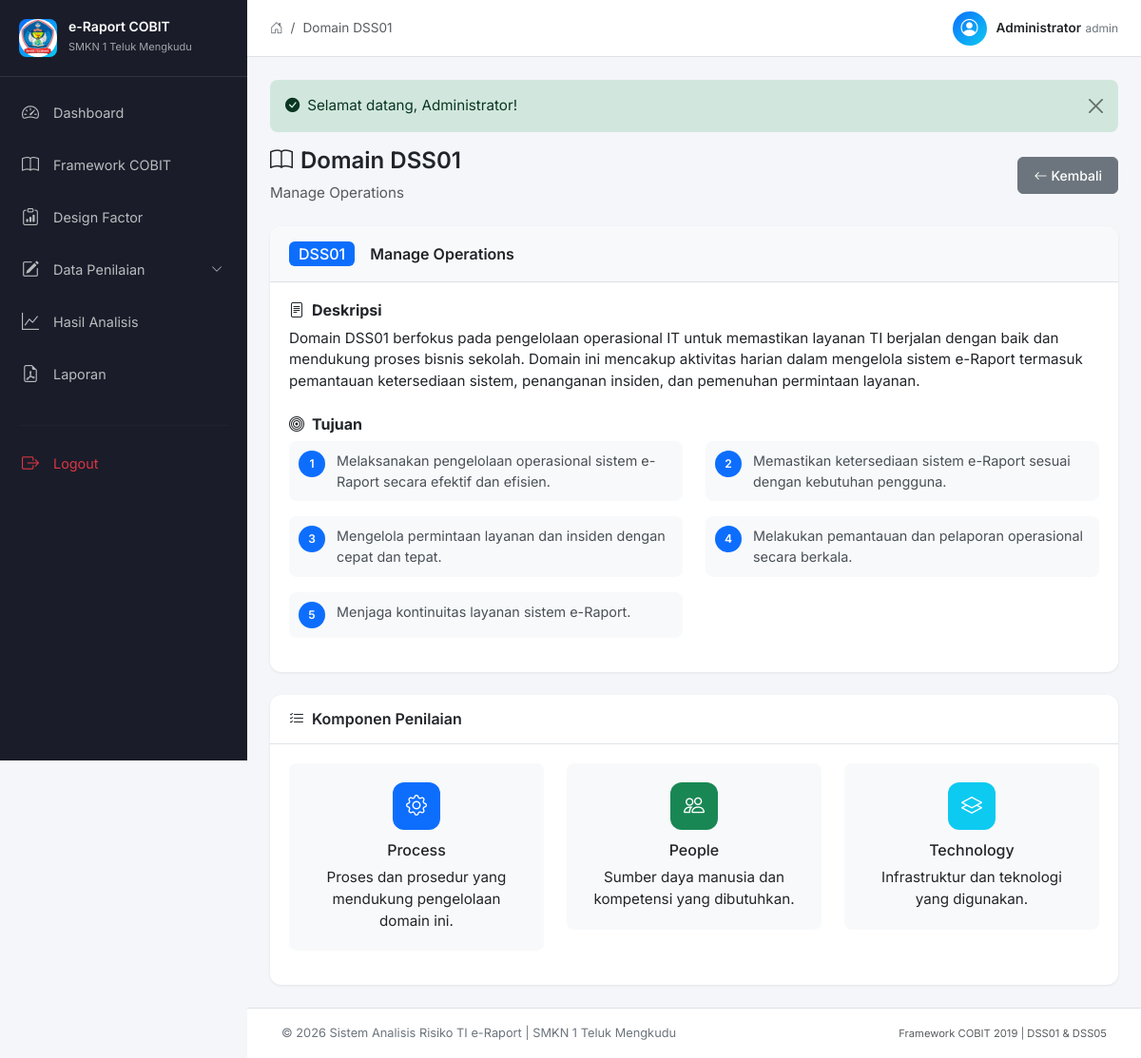
/framework/domain?kode=DSS01 (signed in), run on the app's committed database.
### tables this page shows
CREATE TABLE processes (
    id INT PRIMARY KEY AUTO_INCREMENT,
    kode_domain VARCHAR(10) NOT NULL,
    nama_domain VARCHAR(100) NOT NULL,
    deskripsi TEXT NOT NULL,
    tujuan TEXT NOT NULL,
    aktif TINYINT(1) DEFAULT 1,
    created_at TIMESTAMP DEFAULT CURRENT_TIMESTAMP
);

### controllers/FrameworkController.php (called while the page is built, shortened)
<?php
require_once __DIR__ . '/../models/Process.php';
class FrameworkController {
    private Process $processModel;
    public function __construct() {
        $this->processModel = new Process();
    }
    public function domain(): void {
        $kode = $_GET['kode'] ?? '';
        $process = $this->processModel->getByCode($kode);
        $tujuanList = explode("\n", $process['tujuan']);
        $data = [
            'title' => 'Domain ' . $process['kode_domain'],
            'process' => $process,
            'tujuanList' => $tujuanList
        ];
        view("framework/domain", $data);
    }
}

### config/database.php (called while the page is built, shortened)
<?php
class Database {
    private static ?PDO $instance = null;
    public static function getInstance(): PDO {
        if (self::$instance === null) {
            try {
                $dsn = "mysql:host=" . DB_HOST . ";dbname=" . DB_NAME . ";charset=utf8mb4";
                self::$instance = new PDO($dsn, DB_USERNAME, DB_PASSWORD, [
                    PDO::ATTR_ERRMODE => PDO::ERRMODE_EXCEPTION,
                    PDO::ATTR_DEFAULT_FETCH_MODE => PDO::FETCH_ASSOC,
                    PDO::ATTR_EMULATE_PREPARES => false,
                ]);
            } catch (PDOException $e) {
                die("Koneksi database gagal: " . $e->getMessage());
            }
        }
        return self::$instance;
    }
}
function db(): PDO {
    return Database::getInstance();
}

### models/Process.php (called while the page is built, shortened)
<?php
require_once __DIR__ . '/../helpers/functions.php';
class Process {
    private PDO $db;
    public function __construct() {
        $this->db = db();
    }
    public function getByCode(string $kodeDomain) {
        $stmt = $this->db->prepare("SELECT * FROM processes WHERE kode_domain = ? LIMIT 1");
        $stmt->execute([$kodeDomain]);
        return $stmt->fetch();
    }
}

### views/framework/domain.php (the view, shortened to what this page needs)
<div class="page-header">
    <div class="row align-items-center">
        <div class="col">
            <h4 class="page-title">
                <i class="bi bi-book me-2"></i>Domain <?= sanitize($process['kode_domain']) ?>
            </h4>
            <p class="text-muted mb-0"><?= sanitize($process['nama_domain']) ?></p>
        </div>
        <div class="col-auto">
            <a href="<?= BASE_URL ?>/framework" class="btn btn-secondary btn-sm">
                <i class="bi bi-arrow-left me-1"></i>Kembali
            </a>
        </div>
    </div>
</div>
<div class="row g-4 mb-4">
    <div class="col-12">
        <div class="content-card">
            <div class="content-card-header d-flex align-items-center">
                <span class="badge bg-primary fs-6 me-3"><?= sanitize($process['kode_domain']) ?></span>
                <h5 class="mb-0"><?= sanitize($process['nama_domain']) ?></h5>
            </div>
            <div class="content-card-body">
                <h6 class="fw-bold"><i class="bi bi-file-text me-2"></i>Deskripsi</h6>
                <p class="mb-4"><?= sanitize($process['deskripsi']) ?></p>
                <h6 class="fw-bold"><i class="bi bi-bullseye me-2"></i>Tujuan</h6>
                <div class="row">
                    <?php foreach ($tujuanList as $i => $tujuan):
                        $cleanTujuan = preg_replace('/^\d+\.\s*/', '', trim($tujuan));
                    ?>
                    <div class="col-md-6 mb-3">
                        <div class="tujuan-item">
                            <div class="tujuan-number"><?= $i + 1 ?></div>
                            <div class="tujuan-text"><?= sanitize($cleanTujuan) ?></div>
                        </div>
                    </div>
                    <?php endforeach; ?>
                </div>
            </div>
        </div>
    </div>
</div>
<div class="row g-4">
    <div class="col-12">
        <div class="table-card">
            <div class="table-header">
                <h5><i class="bi bi-list-check me-2"></i>Komponen Penilaian</h5>
            </div>
            <div class="content-card-body">
                <div class="row">
                    <div class="col-md-4 mb-3">
                        <div class="komponen-card">
                            <div class="komponen-icon bg-primary">
                                <i class="bi bi-gear"></i>
                            </div>
                            <h6>Process</h6>
                                Proses dan prosedur yang mendukung pengelolaan domain ini.
                        </div>
                    </div>
                    <div class="col-md-4 mb-3">
                        <div class="komponen-card">
                            <div class="komponen-icon bg-success">
                                <i class="bi bi-people"></i>
                            </div>
                            <h6>People</h6>
                                Sumber daya manusia dan kompetensi yang dibutuhkan.
                        </div>
                    </div>
                    <div class="col-md-4 mb-3">
                        <div class="komponen-card">
                            <div class="komponen-icon bg-info">
                                <i class="bi bi-layers"></i>
                            </div>
                            <h6>Technology</h6>
                                Infrastruktur dan teknologi yang digunakan.
                        </div>
                    </div>
                </div>
            </div>
        </div>
    </div>
</div>

### assets/css/style.css (style rules this page uses)
:root { --sidebar-width: 260px; --sidebar-bg: #1a1d29; --sidebar-hover: #252a3a; --sidebar-active: #0d6efd; --topbar-height: 60px; --content-bg: #f4f6f9; --card-bg: #ffffff; --primary: #0d6efd; --success: #198754; --danger: #dc3545; --warning: #ffc107; --info: #0dcaf0; --border-color: #dee2e6; --text-muted: #6c757d; --shadow: 0 1px 3px rgba(0,0,0,0.08); --shadow-lg: 0 4px 12px rgba(0,0,0,0.12); }
* { margin: 0; padding: 0; box-sizing: border-box; }
body { font-family: 'Inter', system-ui, -apple-system, sans-serif; font-size: 0.95rem; line-height: 1.5; color: #212529; background-color: var(--content-bg); overflow-x: hidden; }
.page-header { margin-bottom: 24px; }
.page-title { font-weight: 600; color: #212529; }
.table-card { background: white; border-radius: 12px; box-shadow: var(--shadow); overflow: hidden; }
.table-header { padding: 16px 20px; border-bottom: 1px solid var(--border-color); }
.table-header h5 { font-size: 1rem; font-weight: 600; margin: 0; }
.content-card { background: white; border-radius: 12px; box-shadow: var(--shadow); overflow: hidden; }
.content-card-header { padding: 16px 20px; border-bottom: 1px solid var(--border-color); background: #f8f9fa; }
.content-card-header h5 { font-size: 1rem; font-weight: 600; margin: 0; }
.content-card-body { padding: 20px; }
.tujuan-item { display: flex; align-items: flex-start; gap: 12px; padding: 10px; background: #f8f9fa; border-radius: 8px; }
.tujuan-number { width: 28px; height: 28px; background: var(--primary); color: white; border-radius: 50%; display: flex; align-items: center; justify-content: center; font-size: 12px; font-weight: 600; flex-shrink: 0; }
.tujuan-text { font-size: 0.9rem; color: #495057; }
.komponen-card { text-align: center; padding: 20px; background: #f8f9fa; border-radius: 8px; transition: transform 0.2s; }
.komponen-icon { width: 50px; height: 50px; border-radius: 12px; display: flex; align-items: center; justify-content: center; color: white; font-size: 22px; margin: 0 auto 12px; }
.badge { font-weight: 500; padding: 5px 10px; border-radius: 6px; }
.btn { border-radius: 6px; font-weight: 500; padding: 8px 16px; }

### data on the page
processes: kode_domain "DSS01", nama_domain "Manage Operations", deskripsi "Domain DSS01 berfokus pada pengelolaan operasional IT untuk memastikan layanan TI berjalan dengan baik dan mendukung proses bisnis sekolah. Domain ini mencakup aktivitas harian dalam mengelola sistem e-Raport termasuk pemantauan ketersediaan sistem, penanganan insiden, dan pemenuhan permintaan layanan."

### other printed values
$title "Domain DSS01"
$_SESSION['nama_lengkap'] "Administrator"
$_SESSION['role'] "admin"
$flash['message'] "Selamat datang, Administrator!"
$cleanTujuan "Melaksanakan pengelolaan operasional sistem e-Raport secara efektif dan efisien."
$cleanTujuan "Memastikan ketersediaan sistem e-Raport sesuai dengan kebutuhan pengguna."
$cleanTujuan "Mengelola permintaan layanan dan insiden dengan cepat dan tepat."
$cleanTujuan "Melakukan pemantauan dan pelaporan operasional secara berkala."
$cleanTujuan "Menjaga kontinuitas layanan sistem e-Raport."
